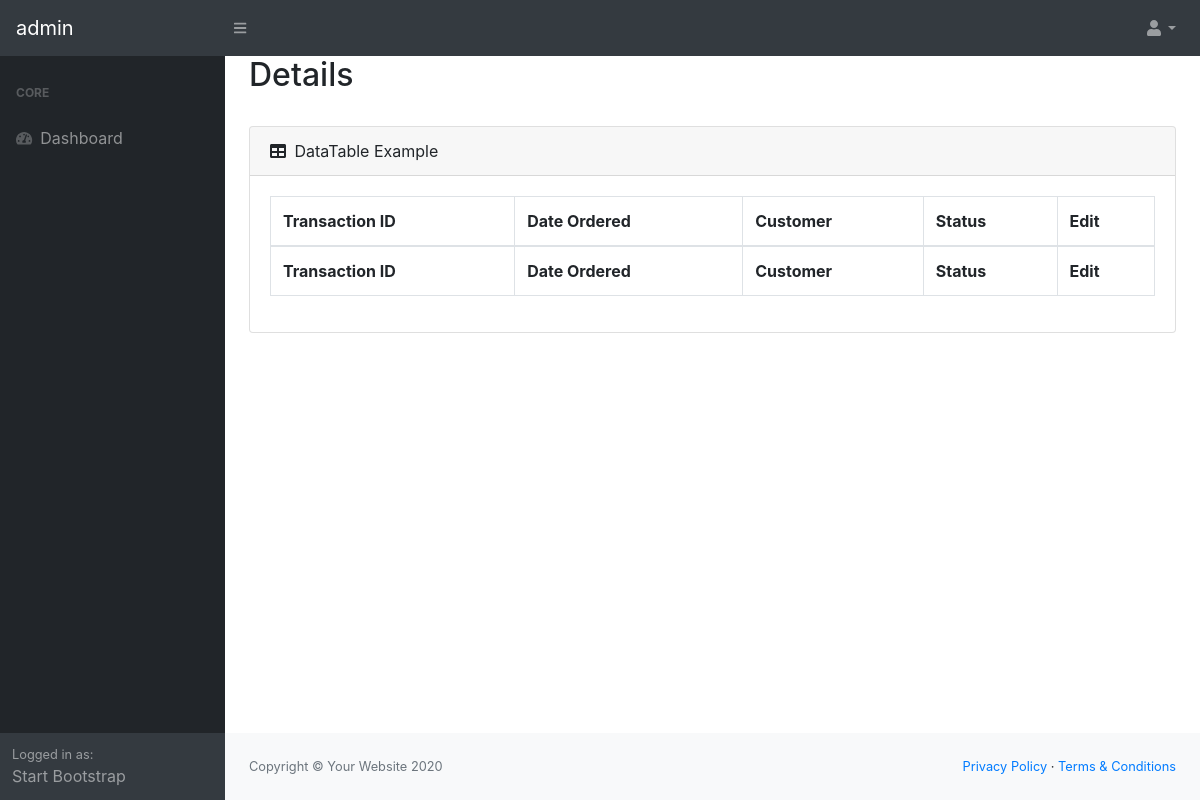
Before: /dashboard/details/new (signed in) with the older database file.
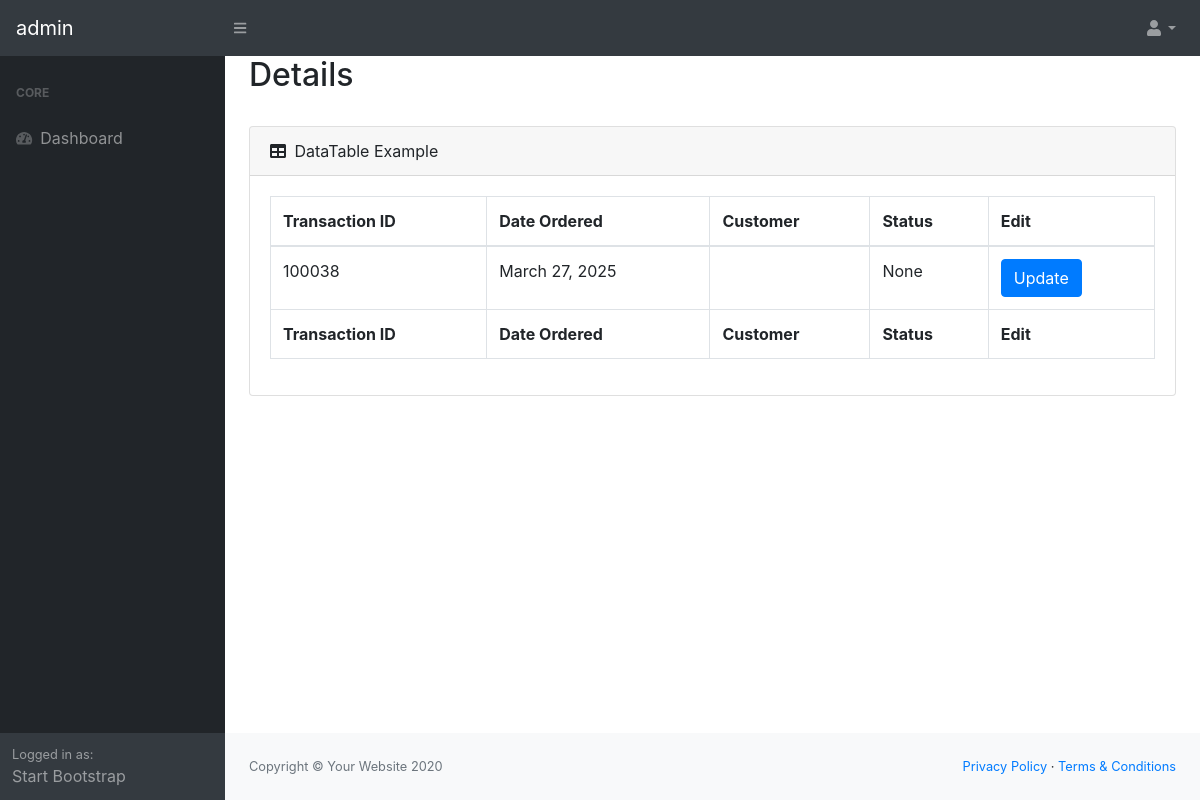
After: the same page with the newer database file.
### store/models.py (models this page shows, shortened)
class Order(models.Model):
    status_list = (
        ('1','Order confirmed'),
        ('2','Picked by courier'),
        ('3','On the way'),
        ('4','Delivered'),
        ('5','Cancelled'),
    )
    customer = models.ForeignKey(Customer,on_delete=models.SET_NULL,blank=True,null=True)
    date_ordered = models.DateTimeField(auto_now_add=True)
    complete = models.BooleanField(default=False,null=True,blank=False)
    transaction_id = models.CharField(max_length=200,null=True,unique=True)
    status = models.CharField(max_length=80,blank=True,null=True,choices=status_list)

### dashboard/decorators.py (the view)
    def wrapper_func(request, *args,**kwargs):
        group = None
        if request.user.is_superuser:
           return view_func(request, *args,**kwargs)
        else:
            return redirect('store')

### dashboard/views.py (called while the page is built)
@login_required
@admin_only
def details(request,type):
    order = None
    if type == 'new':
        order = Order.objects.filter(complete=True,status=None)
    elif type == 'due':
        order = Order.objects.filter(complete=True,date_ordered=datetime.now()+timedelta(days=7)).exclude(status='4')
    elif type == 'deliveries':
        order = Order.objects.filter(complete=True,status = '4')
    elif type == 'cancelled':
        order = Order.objects.filter(complete=True,status = '5')
        print(order)
    context = {
        'orders':order
    }
    return render(request,'dashboard/card_detail.html',context)

### dashboard/templates/dashboard/card_detail.html
{% extends 'dashboard/base.html' %}
{% load static %}
{% block content %}
<div class="container">
    <h2>Details</h2>
    <br>
    <div class="card mb-4">
        <div class="card-header">
            <i class="fas fa-table mr-1"></i>
            DataTable Example
        </div>
        <div class="card-body">
            <div class="table-responsive">
                <table class="table table-bordered" id="dataTable" width="100%" cellspacing="0">
                    <thead>
                        <tr>
                            <th>Transaction ID</th>
                            <th>Date Ordered</th>
                            <th>Customer</th>
                            <th>Status</th>
                            <th>Edit</th>
                        </tr>
                    </thead>
                    <tfoot>
                        <tr>
                            <th>Transaction ID</th>
                            <th>Date Ordered</th>
                            <th>Customer</th>
                            <th>Status</th>
                            <th>Edit</th>
                        </tr>
                    </tfoot>
                    <tbody>
                        {% for order in orders %}
                        <tr>
                            <td>{{order.transaction_id}}</td>
                            <td>{{order.date_ordered|date}}</td>
                            <td>{{order.customer.name}}</td>
                            <td>{{order.get_status_display}}</td>
                            <td><a class="btn btn-primary" href="{% url 'update-order' order.pk %}">Update</a></td>
                        </tr>
                        {% endfor %}
                    </tbody>
                </table>
            </div>
        </div>
    </div>
</div>
{% endblock content %}

Changed rows visible on the page:
now on this page (row edited): Order: transaction_id "100038", date_ordered "March 27, 2025", status "None"
